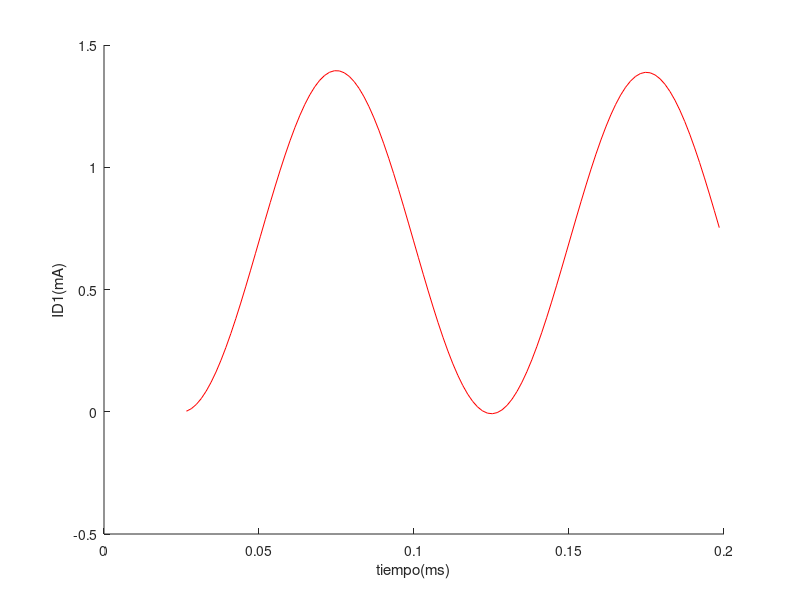
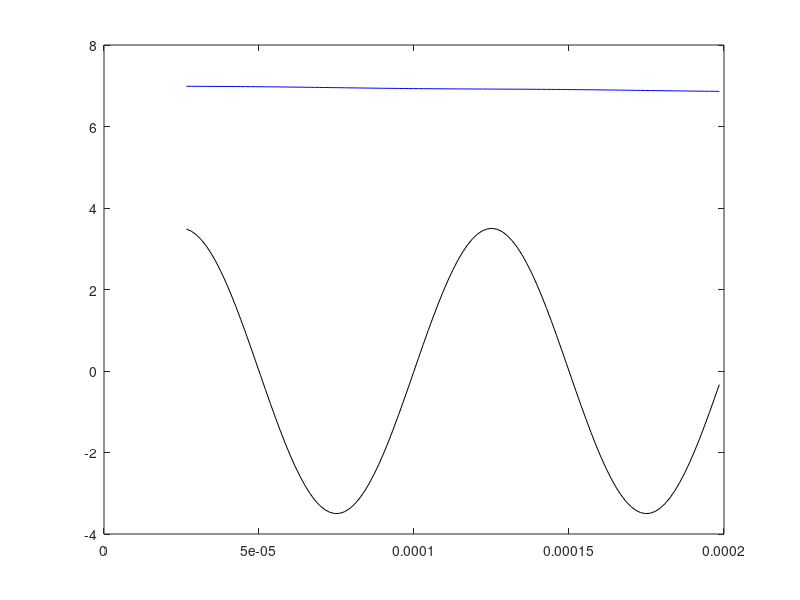

The MATLAB source for these figures, in order:
% inicializar variables

f = 10000;
w = 2*pi*f;
to = pi/(2*w);
t = to+1/(10*w):1/(10*w):2*2*pi/w;
C = 1*10^(-6);
R = 10^(4);
T = C*R;
E = 7;
Id = 100*10^(-9);
vco = E*sin(w*to);
vin = E*sin(w*t)
% =====================================

%ic = C*V*0.5*(w/(1+(T*w)^2)*exp(-t/T)+w/(sqrt(1+(T*w)^2))*sin(w*t-atan(T*w)));
%i = vin/(2*R);
%id = ic+i;
io = C*(E*0.5*(-w*exp(-t/T)/(1+(T*w)^2)+(w/(sqrt(1+(T*w)^2)))*cos(w*t-atan(T*w)))-(E/T)*exp(-t/T))+(E*0.5/R)*sin(w*t);
hold on
plot(t*1000,-io*1000,'r',t,zeros(1,length(t)),'k')

xlabel('tiempo(ms)')
ylabel('ID1(mA)')
hold off

vc = E/2*(T*w*exp(-t/T)/(1+(T*w)^2)+sin(t*w-atan(T*w))/sqrt(1+(T*w)^2))+E*exp(-t/T);
figure
plot(t,vc,'b',t,vin/2,'k')

k = find(io>0)